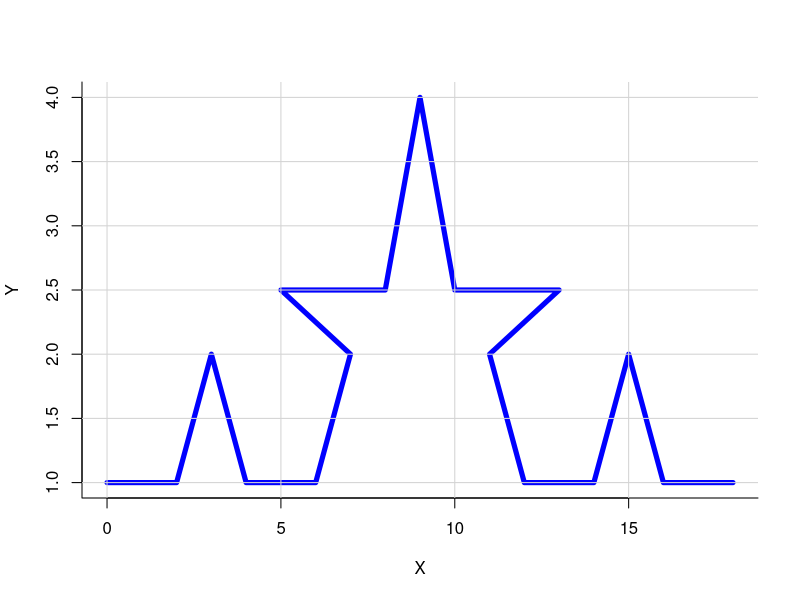

R code for this plot: (Note: this script raises an error after producing the figure.)
iteraciones = 2
tamanio = 10
x = c(0, 2, 3, 4, 6, 7, 5, 8, 9, 10, 13, 11, 12, 14, 15, 16, 18)
y = c( 1, 1, 2, 1, 1, 2, 2.5, 2.5, 4, 2.5, 2.5, 2, 1, 1, 2, 1, 1)
plot(x,y,type="l",bty="L",xlab="X",ylab="Y")
points(x,y,type="l",col="blue",lwd=5)
grid(lty=1);
copo=function(iteraciones, tamanio){
  retorno=c(1:iteraciones)
  for (i in retorno) {
    if(i==1){
      retorno[i]=tamanio
    }
    else{
      retorno[i] = (4/3)*retorno[i-1]
    }
  }
  return (retorno)
}


retorno = copo(perimetro, iteraciones)
print(valores[iteraciones])


